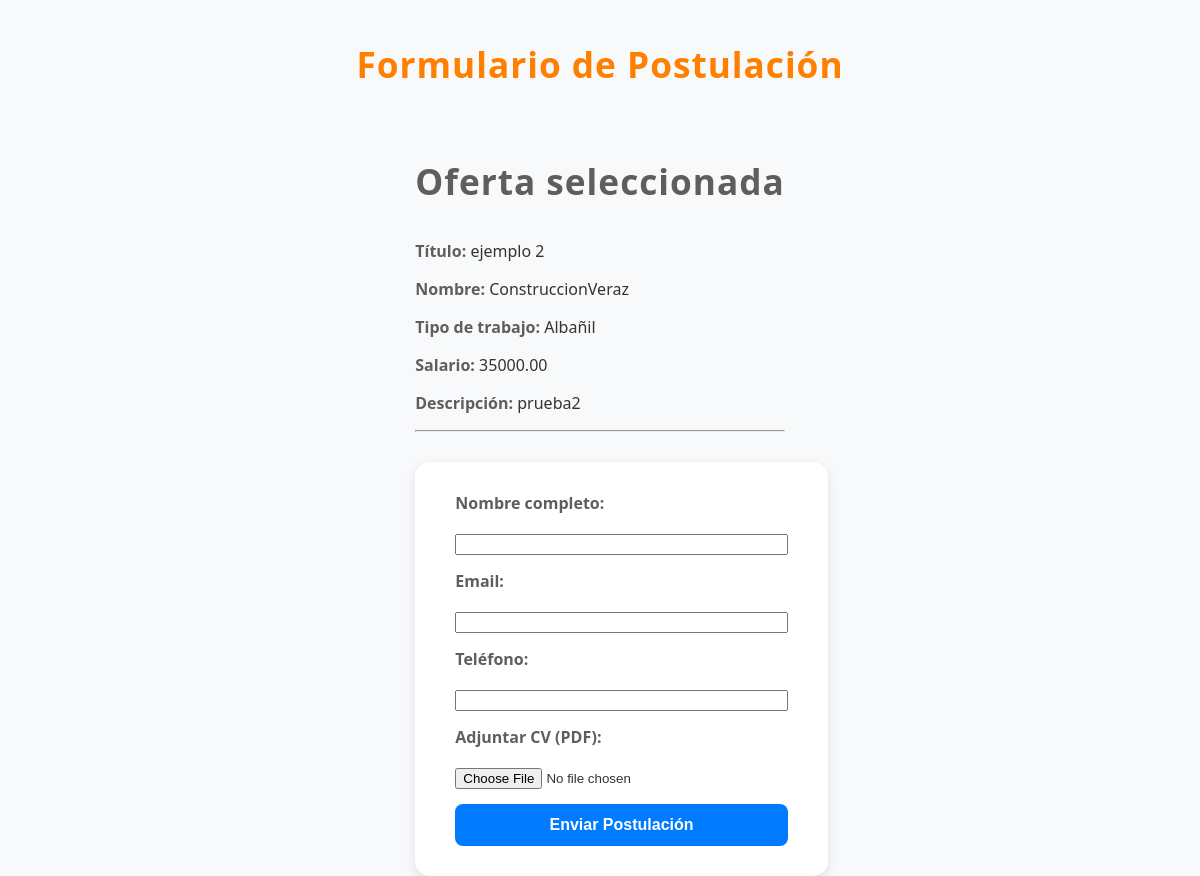
The app's page /ProyectoV2.5/Paginasphp/FormularioPostulacionEmp.php?id_oferta=22 with its own data.
### tables this page shows
CREATE TABLE `oferta` (
  `id_oferta` int NOT NULL,
  `id_empresa` int DEFAULT NULL,
  `titulo` varchar(100) DEFAULT NULL,
  `salario` decimal(10,2) DEFAULT NULL,
  `tipo_trabajo` varchar(50) DEFAULT NULL,
  `email_contacto` varchar(100) DEFAULT NULL,
  `descripcion` text,
  `nombre` varchar(100) DEFAULT NULL
);

### ProyectoV2.5/Paginasphp/FormularioPostulacionEmp.php (the view, shortened to what this page needs)
<?php
include "../conexion/conexion.php";
$id_oferta = $_GET['id_oferta'];
$sql = "SELECT titulo, tipo_trabajo, salario, descripcion, nombre
        FROM oferta
        WHERE id_oferta = $id_oferta";
$result = $conn->query($sql);
$ofertaE = $result->fetch_assoc();
?>
<!DOCTYPE html>
<html lang="es">
<head>
    <link rel="stylesheet" href="../css/style4.css">
</head>
<body>
<h2>Formulario de Postulación</h2>
<div class="contenedor-form">
    <h3>Oferta seleccionada</h3>
    <p><strong>Título:</strong> <?= $ofertaE['titulo'] ?></p>
    <p><strong>Nombre:</strong> <?= $ofertaE['nombre'] ?></p>
    <p><strong>Tipo de trabajo:</strong> <?= $ofertaE['tipo_trabajo'] ?></p>
    <p><strong>Salario:</strong> <?= $ofertaE['salario'] ?></p>
    <p><strong>Descripción:</strong> <?= $ofertaE['descripcion'] ?></p>
    <hr>
    <form action="./aplicacion/presentacion/GuardarPostulacionEmp.php" method="POST" enctype="multipart/form-data">
        <label>Nombre completo:</label>
        <input type="text" name="nombre" required>
        <label>Email:</label>
        <input type="email" name="email" required>
        <label>Teléfono:</label>
        <input type="text" name="telefono" required>
        <label>Adjuntar CV (PDF):</label>
        <input type="file" name="cv" accept="application/pdf" required>
        <button type="submit" class="btn-enviar">Enviar Postulación</button>
    </form>
</div>
</body>
</html>

### ProyectoV2.5/css/style4.css (style rules this page uses)
body { font-family: 'Segoe UI', sans-serif; background: #f8f9fa; color: #333; margin: 0; padding: 0; display: flex; flex-direction: column; align-items: center; min-height: 100vh; }
h2 { margin-top: 40px; color: #ff7f00; text-align: center; font-size: 2.2em; letter-spacing: 1px; }
h3 { margin-top: 40px; color: #5e5e5e; text-align: center; font-size: 2.2em; letter-spacing: 1px; }
form { background: white; padding: 30px 40px; margin-top: 30px; border-radius: 15px; box-shadow: 0 4px 12px rgba(0, 0, 0, 0.1); width: 90%; max-width: 500px; display: flex; flex-direction: column; gap: 15px; animation: aparecer 0.6s ease; }
label { font-weight: bold; color: #5e5e5e; margin-bottom: 5px; }
button { background: #007bff; color: white; border: none; padding: 12px; border-radius: 8px; font-size: 1em; font-weight: bold; cursor: pointer; transition: background 0.3s ease, transform 0.1s ease; }
strong { color: #5e5e5e; }

### records on screen
oferta: titulo "ejemplo 2", nombre "ConstruccionVeraz", tipo_trabajo "Albañil", salario "35000.00", descripcion "prueba2"
